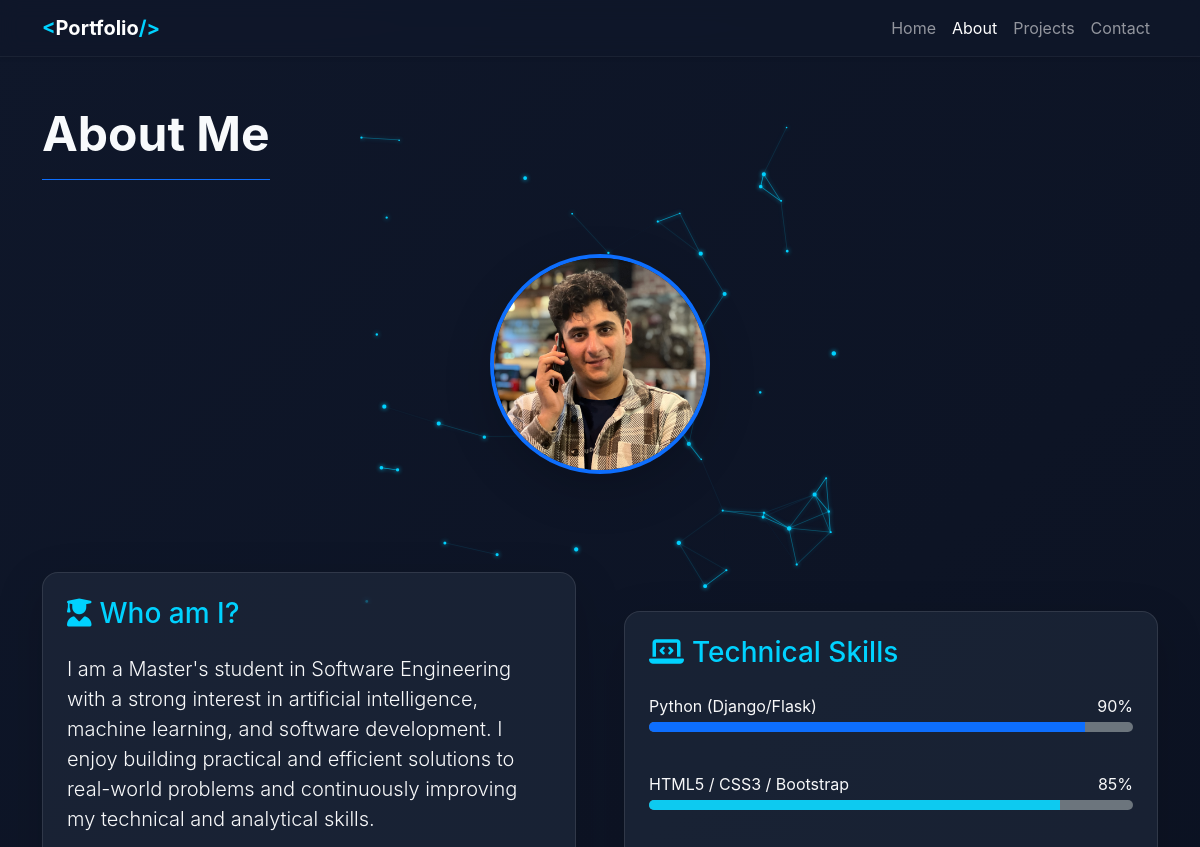
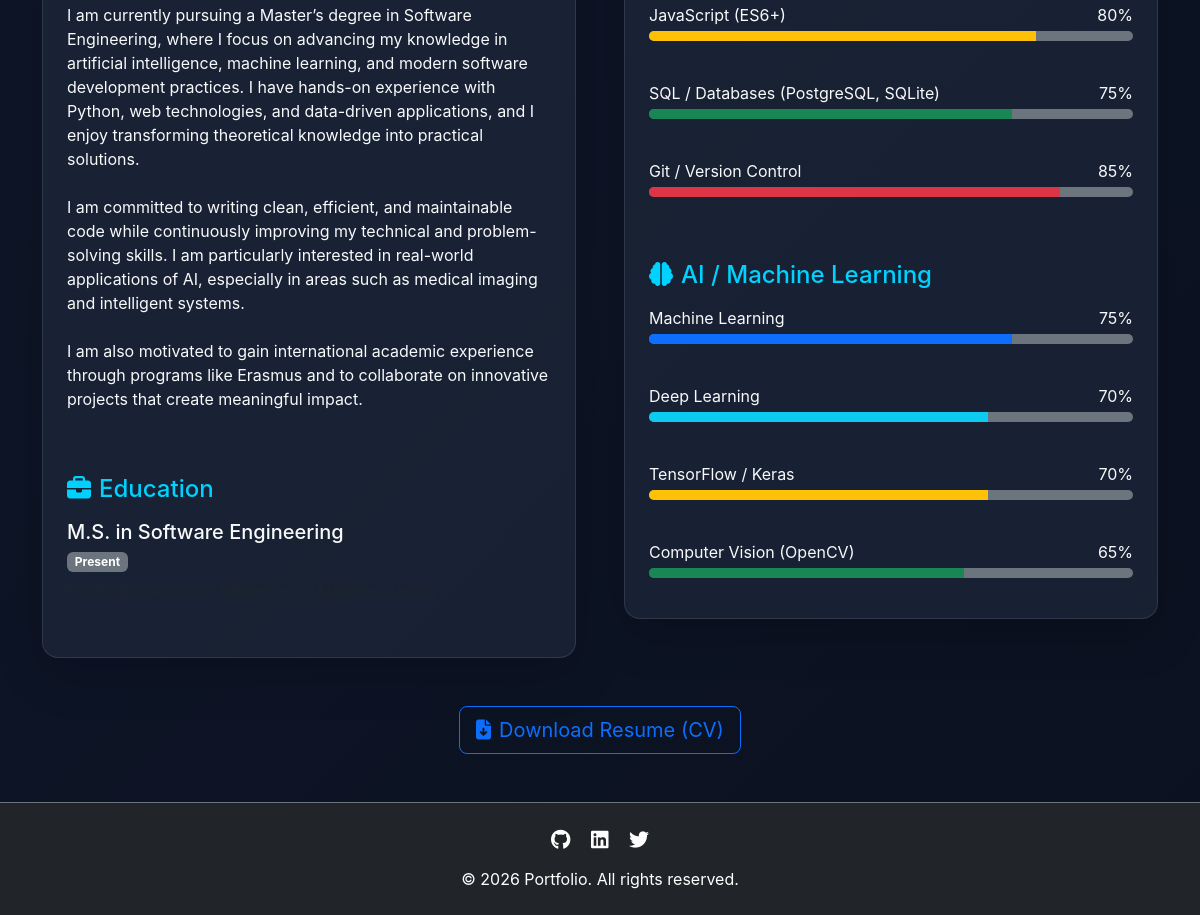
The page /about/ on the database its author committed (2 pictures, top to bottom).
### core/models.py (models this page shows, shortened)
class About(models.Model):
    title = models.CharField(max_length=200, default="Who am I?")
    profile_image = models.ImageField(upload_to='profile/', blank=True, null=True, help_text="Upload your profile picture here")
    bio_intro = models.TextField(help_text="The first introductory paragraph for the about me section.", blank=True)
    bio_details = models.TextField(help_text="The main details to go after the intro.", blank=True)
    cv_file = models.FileField(upload_to='cv/', blank=True, null=True, help_text="Upload your Resume/CV here")

### core/views.py (the view)
# urls.py: path('about/', views.about, name='about'),
def about(request):
    about_info = About.objects.first()
    context = {
        'about': about_info
    }
    return render(request, 'about.html', context)

### templates/about.html (shortened to what this page needs)
{% extends 'base.html' %}
{% load static %}
{% block content %}
<section class="py-5">
    <div class="container fade-in-up">
        <h2 class="display-5 fw-bold text-center mb-4 border-bottom border-primary pb-3 d-inline-block mx-auto">About Me</h2>
        <div class="row justify-content-center mb-5">
            <div class="col-12 col-md-8 col-lg-6">
                <div class="profile-animation-wrapper position-relative text-center mx-auto" style="width: 320px; height: 320px; display: flex; align-items: center; justify-content: center;">
                    {% if about and about.profile_image %}
                    <img src="{{ about.profile_image.url }}" alt="Profile Picture" class="position-relative rounded-circle border border-4 border-primary shadow-lg" style="width: 220px; height: 220px; object-fit: cover; z-index: 1;">
                    {% else %}
                    <img src="{% static 'images/profile.png' %}" alt="Profile Picture" class="position-relative rounded-circle border border-4 border-primary shadow-lg" style="width: 220px; height: 220px; object-fit: cover; z-index: 1;">
                    {% endif %}
                </div>
            </div>
        </div>
        <div class="row g-5 align-items-center">
            <div class="col-lg-6">
                <div class="card bg-dark bg-opacity-50 border-0 shadow-lg h-100 p-4 rounded-4 glass-card">
                    <h3 class="mb-4 text-primary"><i class="fas fa-user-graduate me-2"></i>{{ about.title|default:"Who am I?" }}</h3>
                    {% if about %}
                        {% if about.bio_intro %}
                        <p class="text-light lead">
                            {{ about.bio_intro|linebreaksbr }}
                        </p>
                        {% endif %}
                        {% if about.bio_details %}
                        <p class="text-light">
                            {{ about.bio_details|linebreaksbr }}
                        </p>
                        {% endif %}
                    {% endif %}
                    <h4 class="mt-5 mb-3 text-primary"><i class="fas fa-briefcase me-2"></i>Education</h4>
                    <ul class="list-unstyled text-light">
                        <li class="mb-3">
                            <h5 class="mb-1">M.S. in Software Engineering</h5>
                            <span class="badge bg-secondary mb-2">Present</span>
                            <p class="text-muted small">Focusing on Artificial Intelligence and Machine Learning</p>
                        </li>
                    </ul>
                </div>
            </div>
            <div class="col-lg-6">
                <div class="card bg-dark bg-opacity-50 border-0 shadow-lg h-100 p-4 rounded-4 glass-card">
                    <h3 class="mb-4 text-primary"><i class="fas fa-laptop-code me-2"></i>Technical Skills</h3>
                    <div class="mb-3">
                        <div class="d-flex justify-content-between text-light mb-1">
                            <span>Python (Django/Flask)</span>
                            <span>90%</span>
                        </div>
                        <div class="progress bg-secondary" style="height: 10px;">
                            <div class="progress-bar bg-primary progress-bar-animated" role="progressbar" style="width: 90%" aria-valuenow="90" aria-valuemin="0" aria-valuemax="100"></div>
                        </div>
                    </div>
                    <div class="mb-3 mt-4">
                        <div class="d-flex justify-content-between text-light mb-1">
                            <span>HTML5 / CSS3 / Bootstrap</span>
                            <span>85%</span>
                        </div>
                        <div class="progress bg-secondary" style="height: 10px;">
                            <div class="progress-bar bg-info progress-bar-animated" role="progressbar" style="width: 85%" aria-valuenow="85" aria-valuemin="0" aria-valuemax="100"></div>
                        </div>
                    </div>
                    <div class="mb-3 mt-4">
                        <div class="d-flex justify-content-between text-light mb-1">
                            <span>JavaScript (ES6+)</span>
                            <span>80%</span>
                        </div>
                        <div class="progress bg-secondary" style="height: 10px;">
                            <div class="progress-bar bg-warning progress-bar-animated" role="progressbar" style="width: 80%" aria-valuenow="80" aria-valuemin="0" aria-valuemax="100"></div>
                        </div>
                    </div>
                    <div class="mb-3 mt-4">
                        <div class="d-flex justify-content-between text-light mb-1">
                            <span>SQL / Databases (PostgreSQL, SQLite)</span>
                            <span>75%</span>
                        </div>
                        <div class="progress bg-secondary" style="height: 10px;">
                            <div class="progress-bar bg-success progress-bar-animated" role="progressbar" style="width: 75%" aria-valuenow="75" aria-valuemin="0" aria-valuemax="100"></div>
                        </div>
                    </div>
                    <div class="mb-3 mt-4">
                        <div class="d-flex justify-content-between text-light mb-1">
                            <span>Git / Version Control</span>
                            <span>85%</span>
                        </div>
                        <div class="progress bg-secondary" style="height: 10px;">
                            <div class="progress-bar bg-danger progress-bar-animated" role="progressbar" style="width: 85%" aria-valuenow="85" aria-valuemin="0" aria-valuemax="100"></div>
                        </div>
                    </div>
                    <h4 class="mt-5 mb-3 text-primary"><i class="fas fa-brain me-2"></i>AI / Machine Learning</h4>
                    <div class="mb-3">
                        <div class="d-flex justify-content-between text-light mb-1">
                            <span>Machine Learning</span>
                            <span>75%</span>
                        </div>
                        <div class="progress bg-secondary" style="height: 10px;">
                            <div class="progress-bar bg-primary progress-bar-animated" role="progressbar" style="width: 75%" aria-valuenow="75" aria-valuemin="0" aria-valuemax="100"></div>
                        </div>
                    </div>
                    <div class="mb-3 mt-4">
                        <div class="d-flex justify-content-between text-light mb-1">
                            <span>Deep Learning</span>
                            <span>70%</span>
                        </div>
                        <div class="progress bg-secondary" style="height: 10px;">
                            <div class="progress-bar bg-info progress-bar-animated" role="progressbar" style="width: 70%" aria-valuenow="70" aria-valuemin="0" aria-valuemax="100"></div>
                        </div>
                    </div>
                    <div class="mb-3 mt-4">
                        <div class="d-flex justify-content-between text-light mb-1">
                            <span>TensorFlow / Keras</span>
                            <span>70%</span>
                        </div>
                        <div class="progress bg-secondary" style="height: 10px;">
                            <div class="progress-bar bg-warning progress-bar-animated" role="progressbar" style="width: 70%" aria-valuenow="70" aria-valuemin="0" aria-valuemax="100"></div>
                        </div>
                    </div>
                    <div class="mb-3 mt-4">
                        <div class="d-flex justify-content-between text-light mb-1">
                            <span>Computer Vision (OpenCV)</span>
                            <span>65%</span>
                        </div>
                        <div class="progress bg-secondary" style="height: 10px;">
                            <div class="progress-bar bg-success progress-bar-animated" role="progressbar" style="width: 65%" aria-valuenow="65" aria-valuemin="0" aria-valuemax="100"></div>
                        </div>
                    </div>
                </div>
            </div>
        </div>
        <div class="row mt-5">
            <div class="col-12 text-center">
                {% if about and about.cv_file %}
                <a href="{{ about.cv_file.url }}" target="_blank" class="btn btn-outline-primary btn-lg custom-hover-btn">
                    <i class="fas fa-file-download me-2"></i>Download Resume (CV)
                </a>
                {% else %}
                <a href="#" class="btn btn-outline-primary btn-lg custom-hover-btn disabled" aria-disabled="true">
                    <i class="fas fa-file-download me-2"></i>Resume (CV) Not Available
                </a>
                {% endif %}
            </div>
        </div>
    </div>
</section>
{% endblock %}

### static/css/main.css (style rules this page uses)
:root { --primary-color: #00d2ff; --secondary-color: #3a7bd5; --bg-dark: #0f172a; --bg-darker: #0b1120; --card-bg: rgba(30, 41, 59, 0.7); --text-light: #f8fafc; --text-muted: #94a3b8; }
body.dark-theme { background: linear-gradient(135deg, var(--bg-dark), var(--bg-darker)); color: var(--text-light); font-family: 'Inter', -apple-system, BlinkMacSystemFont, "Segoe UI", Roboto, "Helvetica Neue", Arial, sans-serif; min-height: 100vh; }
.glass-card { background: var(--card-bg) !important; backdrop-filter: blur(12px); border: 1px solid rgba(255, 255, 255, 0.1) !important; transition: transform 0.3s ease, box-shadow 0.3s ease; }
.text-primary { color: var(--primary-color) !important; }
.custom-hover-btn { transition: all 0.3s ease; }
.fade-in-up { animation: fadeInUp 0.8s ease-out forwards; opacity: 0; }
.progress { background-color: rgba(255, 255, 255, 0.1); border-radius: 10px; overflow: hidden; }

### rows shown on the page
About: profile_image (picture), title "Who am I?", bio_intro "I am a Master's student in Software Engineering with a strong interest in artificial intelligence, machine learning, and software development. I enjoy building practical and efficient solutions to real-world problems and continuously improving my technical and analytical skills.", bio_details "I am currently pursuing a Master’s degree in Software Engineering, where I focus on advancing my knowledge in artificial intelligence, machine learning, and modern software development practices. I have hands-on experience with Python, web technologies, and data-driven applications, and I enjoy transforming theoretical knowledge into practical solutions. I am committed to writing clean, efficient, and maintainable code while continuously improving my technical and problem-solving skills. I am particularly interested in real-world applications of AI, especially in areas such as medical imaging and intelligent systems. I am also motivated to gain international academic experience through…"
